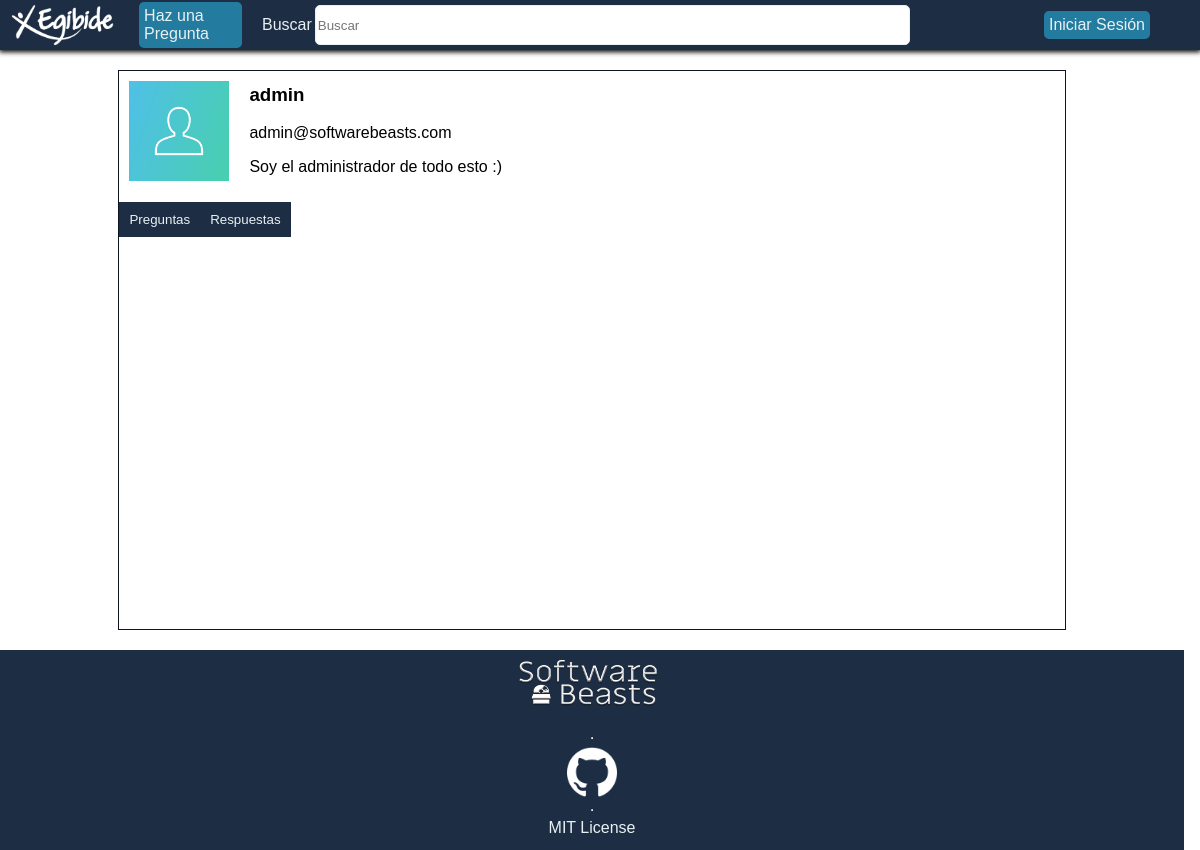
/pages/perfil.php?usuario=1, run on the app's committed database.
### tables this page shows
CREATE TABLE IF NOT EXISTS `Usuario` (
  `idUsuario` INT NOT NULL AUTO_INCREMENT,
  `nombreusu` VARCHAR(30) NOT NULL,
  `correo` VARCHAR(50) NOT NULL,
  `pass` VARCHAR(60) NOT NULL,
  `desc` VARCHAR(256) NULL,
  `img` VARCHAR(256) NULL,
  PRIMARY KEY (`idUsuario`));

### Web/php/db/usuarioDB.php (called while the page is built, shortened)
<?php
function findUsuario($conexion,$correo,$id=null){
    try{
        $datos=array();
        if($correo == "no"){
            $datos['id']=$id;
            $consulta = $conexion -> prepare('SELECT * FROM usuario WHERE idUsuario = :id');
        }else {
            $datos['correo']=$correo;
            $consulta = $conexion->prepare('SELECT * FROM usuario WHERE correo = :correo');
        }
        $consulta -> setFetchMode(PDO::FETCH_ASSOC);
        $consulta -> execute($datos);
        $usuario = $consulta -> fetch();
        return $usuario;
    }
    catch (Exception $e){
        return null;
    }
}

### Web/php/db/dbUtils.php (called while the page is built, shortened)
<?php
require_once "usuarioDB.php";
function getConnection(){
    $bbdd = "mysql:host=localhost;dbname=reto2_bbdd;charset=utf8";
    $usuario = "root";
    $pass = "";
    try{
        $conexion = new PDO($bbdd, $usuario, $pass);
        return $conexion;
    }
    catch (PDOException $e) {
        echo "Fallo en la conexión: ".$e -> getMessage();
        $conexion = null;
        return $conexion;
    }
}
function encontrarUsuario($correo,$id=null){
    $conexion = getConnection();
    $usuario = findUsuario($conexion,$correo,$id);
    return $usuario;
}

### Web/pages/perfil.php (the view, shortened to what this page needs)
<?php
require "../php/generar-nav-footer.php";
require_once "../php/db/dbUtils.php";
    $usuario=array();
    if(isset($_GET["usuario"]))
    {
        $usuario=encontrarUsuario("no", $_GET["usuario"]);
    }
    elseif(isset($_SESSION['userLogged']))
    {
        $usuario=$_SESSION['userLogged'];
    }
    else
    {
        header('Location: ../index.php');
    }
?>
<!DOCTYPE html>
<html lang="es">
<head>
    <link rel="stylesheet" type="text/css" href="../css/grid-general.css" />
    <link rel="stylesheet" type="text/css" href="../css/perfil.css" />
</head>
<body>
<main id="contenedor-principal">
    <section id="contenedor-perfil">
        <div id="contenedor-perfil-usuario">
            <div>
                <img src="..<?php if($usuario["img"]!=""){echo $usuario["img"];}else{echo "/media/usersImg/user_default.png";} ?>"  height="100" width="100" />
            </div>
            <div>
                <h3><?= $usuario["nombreusu"] ?></h3>
                <p><?= $usuario["correo"] ?></p>
                <p><?= $usuario["desc"] ?></p>
            </div>
        </div>
        <div id="contenedor-selectores-perfil">
            <button name="preguntas">Preguntas</button>
            <button name="respuestas">Respuestas</button>
        </div>
    </section>
</main>
</body>
</html>

### Web/css/grid-general.css (style rules this page uses)
* { box-sizing: border-box; font-family: Ubuntu,Calibri,Verdana,sans-serif; }
body,html { min-height: 100vh; width: 98.673vw; margin: 0; padding: 0; }
#contenedor-principal { margin-top: 50px; display: grid; grid-template-columns: repeat(10,1fr); grid-template-rows: repeat(4,1fr) 200px; width: 98.673vw; min-height: 100vh; }

### Web/css/perfil.css (style rules this page uses)
#contenedor-perfil { margin: 20px 0; border: 1px solid #0D1321; grid-area: 1 / 2 / 5 / 10; display:flex; flex-direction: column; }
#contenedor-perfil #contenedor-perfil-usuario { display:flex; }
#contenedor-perfil #contenedor-perfil-usuario div:first-child { padding: 10px; }
#contenedor-perfil #contenedor-perfil-usuario div:last-child { padding: 10px; margin-top: -1em; }
#contenedor-perfil #contenedor-selectores-perfil { list-style-type: none; display: flex; margin: 0; padding: 0; }
#contenedor-perfil #contenedor-selectores-perfil button { border: 0px; text-align: center; padding: 10px; background-color: #1d2d44; color: #e8f1f2; }

### data on the page
usuario: img (placeholder picture), nombreusu "admin", correo "admin@softwarebeasts.com", desc "Soy el administrador de todo esto :)"
